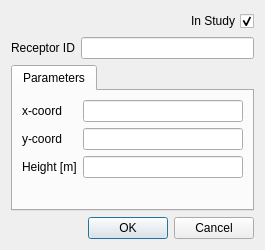
<?xml version="1.0" encoding="UTF-8"?>
<ui version="4.0">
 <class>Dialog</class>
 <widget class="QDialog" name="Dialog">
  <property name="geometry">
   <rect>
    <x>0</x>
    <y>0</y>
    <width>265</width>
    <height>250</height>
   </rect>
  </property>
  <property name="windowTitle">
   <string>OpenALAQS - Receptor Points</string>
  </property>
  <layout class="QFormLayout" name="formLayout">
   <item row="0" column="1">
    <layout class="QHBoxLayout" name="horizontalLayout">
     <property name="topMargin">
      <number>0</number>
     </property>
     <item>
      <spacer name="horizontalSpacer">
       <property name="orientation">
        <enum>Qt::Horizontal</enum>
       </property>
       <property name="sizeHint" stdset="0">
        <size>
         <width>40</width>
         <height>20</height>
        </size>
       </property>
      </spacer>
     </item>
     <item>
      <widget class="QCheckBox" name="instudy">
       <property name="layoutDirection">
        <enum>Qt::RightToLeft</enum>
       </property>
       <property name="text">
        <string>In Study</string>
       </property>
       <property name="checked">
        <bool>true</bool>
       </property>
      </widget>
     </item>
    </layout>
   </item>
   <item row="2" column="0">
    <widget class="QLabel" name="label_47">
     <property name="text">
      <string>Receptor ID</string>
     </property>
    </widget>
   </item>
   <item row="2" column="1">
    <widget class="QLineEdit" name="source_id"/>
   </item>
   <item row="6" column="0" colspan="2">
    <widget class="QDialogButtonBox" name="buttonBox">
     <property name="orientation">
      <enum>Qt::Horizontal</enum>
     </property>
     <property name="standardButtons">
      <set>QDialogButtonBox::Cancel|QDialogButtonBox::Ok</set>
     </property>
    </widget>
   </item>
   <item row="4" column="0" colspan="2">
    <widget class="QTabWidget" name="tabWidget">
     <property name="currentIndex">
      <number>0</number>
     </property>
     <widget class="QWidget" name="tab">
      <attribute name="title">
       <string>Parameters</string>
      </attribute>
      <layout class="QFormLayout" name="formLayout_2">
       <property name="fieldGrowthPolicy">
        <enum>QFormLayout::AllNonFixedFieldsGrow</enum>
       </property>
       <item row="0" column="0">
        <widget class="QLabel" name="label_8">
         <property name="text">
          <string>x-coord</string>
         </property>
        </widget>
       </item>
       <item row="0" column="1">
        <widget class="QLineEdit" name="substance"/>
       </item>
       <item row="1" column="0">
        <widget class="QLabel" name="label_2">
         <property name="text">
          <string>y-coord</string>
         </property>
        </widget>
       </item>
       <item row="1" column="1">
        <widget class="QLineEdit" name="ops_year"/>
       </item>
       <item row="2" column="0">
        <widget class="QLabel" name="label">
         <property name="text">
          <string>Height [m]</string>
         </property>
        </widget>
       </item>
       <item row="2" column="1">
        <widget class="QLineEdit" name="height"/>
       </item>
       <item row="4" column="0">
        <layout class="QGridLayout" name="gridLayout"/>
       </item>
      </layout>
     </widget>
    </widget>
   </item>
  </layout>
 </widget>
 <tabstops>
  <tabstop>source_id</tabstop>
  <tabstop>tabWidget</tabstop>
 </tabstops>
 <resources/>
 <connections/>
</ui>
